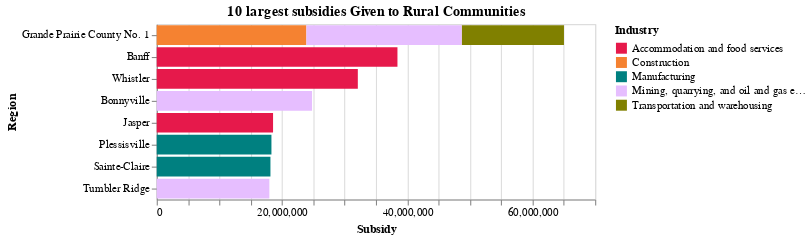

Notebook code for this chart:
### Code cell
temp = cews.query("GeographicClassification == 'RURAL' and GeoAggregation == 'CSD' and IndustryAggregation == 'Level 1'").\
    groupby(["Region", "Industry"]).sum().sort_values("BusinessLocations").sort_values("Subsidy").tail(10).reset_index()
inds = list(np.unique(temp["Industry"]))

alt.Chart(temp, title = "10 largest subsidies Given to Rural Communities").mark_bar().encode(
    x = alt.X("Subsidy"),
    y = alt.Y("Region", sort = "-x"),
    color = alt.Color("Industry", scale = alt.Scale(domain = inds, range = getIndCols(inds)))
)

### Figure 1 — Vega-Lite specification as saved in the notebook (floating-point values rounded to 4 significant figures)
{"config": {"view": {"continuousWidth": 400, "continuousHeight": 300}}, "data": {"name": "data-7330ceffc5dfb7f484fd6f4964665c1f"}, "mark": "bar", "encoding": {"color": {"type": "nominal", "field": "Industry", "scale": {"domain": ["Accommodation and food services", "Construction", "Manufacturing", "Mining, quarrying, and oil and gas extraction", "Transportation and warehousing"], "range": ["#e6194b", "#f58231", "#008080", "#e6beff", "#808000"]}}, "x": {"type": "quantitative", "field": "Subsidy"}, "y": {"type": "nominal", "field": "Region", "sort": "-x"}}, "title": "10 largest subsidies Given to Rural Communities", "$schema": "https://vega.github.io/schema/vega-lite/v4.8.1.json", "datasets": {"data-7330ceffc5dfb7f484fd6f4964665c1f": [{"Region": "Grande Prairie County No. 1", "Industry": "Transportation and warehousing", "BusinessLocations": 465.0, "Subsidy": 16330000.0, "SupportedEmployees": 6388.0, "RehiredEmployees": 25.0, "ProvinceCode": 384.0, "TotalEmployees": 6640.0}, {"Region": "Tumbler Ridge", "Industry": "Mining, quarrying, and oil and gas extraction", "BusinessLocations": 35.0, "Subsidy": 17980000.0, "SupportedEmployees": 6192.0, "RehiredEmployees": 0.0, "ProvinceCode": 413.0, "TotalEmployees": 735.0}, {"Region": "Sainte-Claire", "Industry": "Manufacturing", "BusinessLocations": 60.0, "Subsidy": 18160000.0, "SupportedEmployees": 6171.0, "RehiredEmployees": 5.0, "ProvinceCode": 192.0, "TotalEmployees": 5480.0}, {"Region": "Plessisville", "Industry": "Manufacturing", "BusinessLocations": 165.0, "Subsidy": 18320000.0, "SupportedEmployees": 7722.0, "RehiredEmployees": 20.0, "ProvinceCode": 384.0, "TotalEmployees": 8680.0}, {"Region": "Jasper", "Industry": "Accommodation and food services", "BusinessLocations": 420.0, "Subsidy": 18580000.0, "SupportedEmployees": 10290.0, "RehiredEmployees": 60.0, "ProvinceCode": 384.0, "TotalEmployees": 5400.0}, {"Region": "Grande Prairie County No. 1", "Industry": "Construction", "BusinessLocations": 620.0, "Subsidy": 23900000.0, "SupportedEmployees": 10300.0, "RehiredEmployees": 35.0, "ProvinceCode": 384.0, "TotalEmployees": 9760.0}, {"Region": "Grande Prairie County No. 1", "Industry": "Mining, quarrying, and oil and gas extraction", "BusinessLocations": 460.0, "Subsidy": 24800000.0, "SupportedEmployees": 9654.0, "RehiredEmployees": 25.0, "ProvinceCode": 384.0, "TotalEmployees": 11480.0}, {"Region": "Bonnyville", "Industry": "Mining, quarrying, and oil and gas extraction", "BusinessLocations": 210.0, "Subsidy": 24800000.0, "SupportedEmployees": 9895.0, "RehiredEmployees": 20.0, "ProvinceCode": 384.0, "TotalEmployees": 4640.0}, {"Region": "Whistler", "Industry": "Accommodation and food services", "BusinessLocations": 720.0, "Subsidy": 32110000.0, "SupportedEmployees": 19750.0, "RehiredEmployees": 210.0, "ProvinceCode": 472.0, "TotalEmployees": 19080.0}, {"Region": "Banff", "Industry": "Accommodation and food services", "BusinessLocations": 710.0, "Subsidy": 38440000.0, "SupportedEmployees": 20770.0, "RehiredEmployees": 120.0, "ProvinceCode": 384.0, "TotalEmployees": 13000.0}]}}
